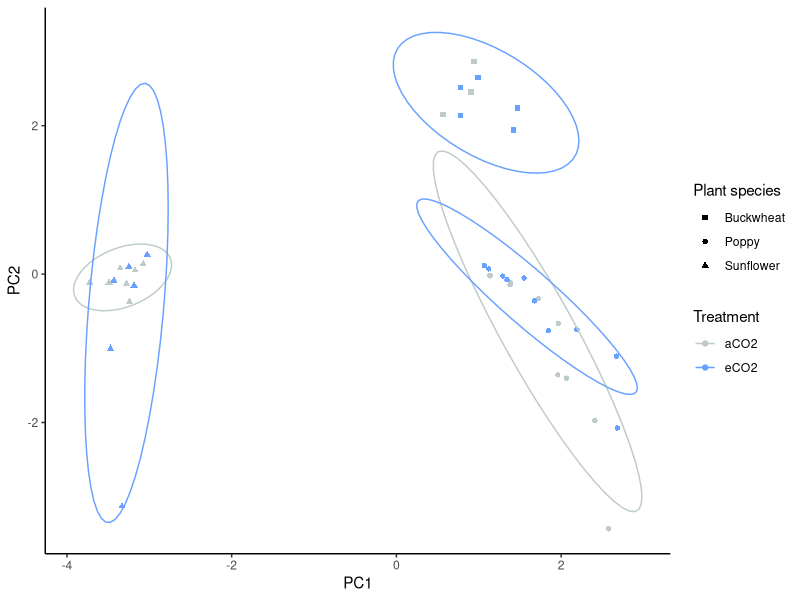
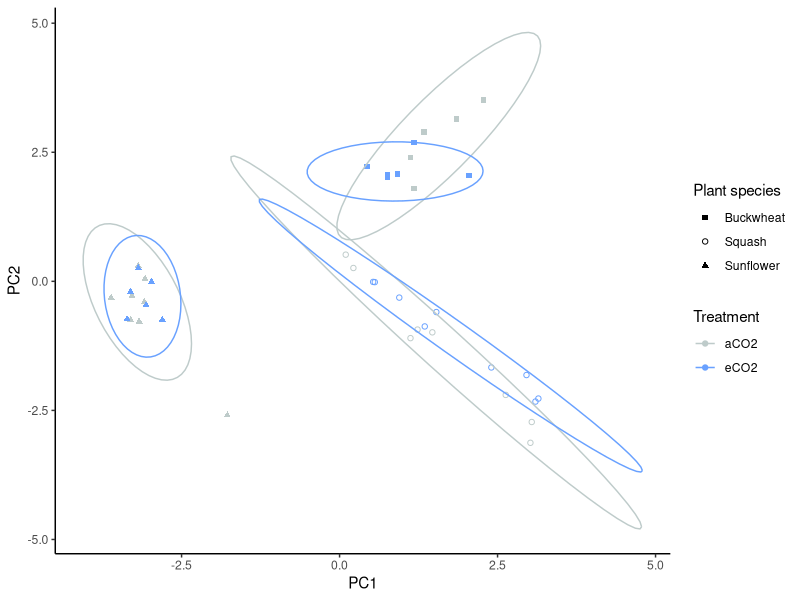

These charts were generated, in order, by the following R code:
library(ggplot2)
library(tidyverse)

#Load and clean data
data <- read.csv('Pollen_metabolomics_exp1.csv')
data[data == "N/F"] <- NaN
data.1 <- data %>% filter(Round == "1")
data.2 <- data %>% filter(Round == "2")

## Round 1 
# remove Squash data, sample sizes too small
data.1 <- data.1 %>% filter(species != "squash")
# also remove tomato for small sample sizes
data.1 <- data.1 %>% filter(species != "tomato")

#Get list of columns with reasonable data representation across species
cls <- c(6, 12, 13, 14, 15, 16, 19, 21, 22, 23)

#Convert columns to numeric
for(i in 1:length(cls)){
  
  data.1[,cls[i]] <- as.numeric(data.1[,cls[i]])
}

#Run principal components analysis
pc.data.1 <- data.1[,cls]
ind <- complete.cases(pc.data.1)
pc.data.1 <- pc.data.1[ind,]
pca.1 <- prcomp(pc.data.1, scale= TRUE)

#Write PCs back to original data frame
data.1$PC1[ind] <- pca.1$x[,1]
data.1$PC2[ind] <- pca.1$x[,2]

#Generate figure and write to current working directory
data$CO2.treatment <- as.factor(data$CO2.treatment)
data$species <- as.factor(data$species)
dev.off()
ggplot(data.1, aes(x = PC1, y = PC2, colour = CO2.treatment, shape = species))+
  geom_point()+
  stat_ellipse()+
  theme_classic()+
  scale_color_manual(values = c("#becbca","#69a1ff"), 
                     labels = c("aCO2", "eCO2"),
                     name = "Treatment")+
  scale_shape_manual(values = c(15,16,17,18,0),
                     labels = c("Buckwheat", 
                                "Poppy", "Sunflower"),
                     name = "Plant species")

#Test whether CO2 and/or plant species were significant predictors of secondary metabolomics
model <- manova(cbind(PC1, PC2)~CO2.treatment*species, data = data.1)
summary(model)
# both CO2 and species were significant predictors of secondary chemistry but no interaction between the two

## Round 2 
#Get list of columns with reasonable data representation across species
cls <- c(6, 12, 13, 14, 15, 16, 19, 21, 22, 23)

#Convert columns to numeric
for(i in 1:length(cls)){
  
  data.2[,cls[i]] <- as.numeric(data.2[,cls[i]])
}

#Run principal components analysis
pc.data.2 <- data.2[,cls]
ind <- complete.cases(pc.data.2)
pc.data.2 <- pc.data.2[ind,]
pca.2 <- prcomp(pc.data.2, scale= TRUE)

#Write PCs back to original data frame
data.2$PC1[ind] <- pca.2$x[,1]
data.2$PC2[ind] <- pca.2$x[,2]

#Generate figure and write to current working directory
data.2$CO2.treatment <- as.factor(data.2$CO2.treatment)
data.2$species <- as.factor(data.2$species)
dev.off()
ggplot(data.2, aes(x = PC1, y = PC2, colour = CO2.treatment, shape = species))+
  geom_point()+
  stat_ellipse()+
  theme_classic()+
  scale_color_manual(values = c("#becbca","#69a1ff"), 
                     labels = c("aCO2", "eCO2"),
                     name = "Treatment")+
  scale_shape_manual(values = c(15,1,17),
                     labels = c("Buckwheat", 
                                "Squash", "Sunflower"),
                     name = "Plant species")


#Test whether CO2 and/or plant species were significant predictors of secondary metabolomics
model <- manova(cbind(PC1, PC2)~CO2.treatment*species, data = data.2)
summary(model)
# both CO2 and species were significant predictors of secondary chemistry with an interaction between the two

# Compare each species individually
# Buckwheat
bw <- data.2 %>% filter(species == "buckwheat")
model <- manova(cbind(PC1, PC2)~CO2.treatment, data = bw)
summary(model)
# CO2 not significant for BW

# Sunflower
sf <- data.2 %>% filter(species == "sunflower")
model <- manova(cbind(PC1, PC2)~CO2.treatment, data = sf)
summary(model)
# CO2 not significant for SF

#Squash
s <- data.2 %>% filter(species == "squash")
model <- manova(cbind(PC1, PC2)~CO2.treatment, data = s)
summary(model)
# CO2 significant for S


